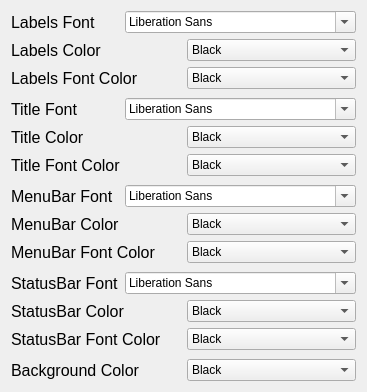
  <widget class="QWidget" name="verticalLayoutWidget_8">
   <property name="geometry">
    <rect>
     <x>40</x>
     <y>100</y>
     <width>302</width>
     <height>392</height>
    </rect>
   </property>
   <layout class="QVBoxLayout" name="right_vert_layout">
    <item>
     <layout class="QVBoxLayout" name="labels_vert_layout">
      <item>
       <layout class="QHBoxLayout" name="labels_font_hor_layout">
        <item>
         <widget class="QLabel" name="labels_font_label">
          <property name="font">
           <font>
            <pointsize>12</pointsize>
           </font>
          </property>
          <property name="text">
           <string>Labels Font</string>
          </property>
         </widget>
        </item>
        <item>
         <widget class="QFontComboBox" name="labels_font_comboBox"/>
        </item>
       </layout>
      </item>
      <item>
       <layout class="QHBoxLayout" name="labels_color_hor_layout">
        <item>
         <widget class="QLabel" name="labels_color_label">
          <property name="font">
           <font>
            <pointsize>12</pointsize>
           </font>
          </property>
          <property name="text">
           <string>Labels Color</string>
          </property>
         </widget>
        </item>
        <item>
         <widget class="QComboBox" name="labels_color_comboBox">
          <item>
           <property name="text">
            <string>Black </string>
           </property>
          </item>
          <item>
           <property name="text">
            <string>Red</string>
           </property>
          </item>
          <item>
           <property name="text">
            <string>Orange</string>
           </property>
          </item>
          <item>
           <property name="text">
            <string>Yellow</string>
           </property>
          </item>
          <item>
           <property name="text">
            <string>Green</string>
           </property>
          </item>
          <item>
           <property name="text">
            <string>Blue</string>
           </property>
          </item>
          <item>
           <property name="text">
            <string>Purple</string>
           </property>
          </item>
          <item>
           <property name="text">
            <string>Pink</string>
           </property>
          </item>
          <item>
           <property name="text">
            <string>Brown</string>
           </property>
          </item>
          <item>
           <property name="text">
            <string>Grey</string>
           </property>
          </item>
          <item>
           <property name="text">
            <string>White</string>
           </property>
          </item>
         </widget>
        </item>
       </layout>
      </item>
      <item>
       <layout class="QHBoxLayout" name="labels_font_color_hor_layout">
        <item>
         <widget class="QLabel" name="labels_font_color_label">
          <property name="font">
           <font>
            <pointsize>12</pointsize>
           </font>
          </property>
          <property name="text">
           <string>Labels Font Color</string>
          </property>
         </widget>
        </item>
        <item>
         <widget class="QComboBox" name="labels_font_color_comboBox">
          <item>
           <property name="text">
            <string>Black </string>
           </property>
          </item>
          <item>
           <property name="text">
            <string>Red</string>
           </property>
          </item>
          <item>
           <property name="text">
            <string>Orange</string>
           </property>
          </item>
          <item>
           <property name="text">
            <string>Yellow</string>
           </property>
          </item>
          <item>
           <property name="text">
            <string>Green</string>
           </property>
          </item>
          <item>
           <property name="text">
            <string>Blue</string>
           </property>
          </item>
          <item>
           <property name="text">
            <string>Purple</string>
           </property>
          </item>
          <item>
           <property name="text">
            <string>Pink</string>
           </property>
          </item>
          <item>
           <property name="text">
            <string>Brown</string>
           </property>
          </item>
          <item>
           <property name="text">
            <string>Grey</string>
           </property>
          </item>
          <item>
           <property name="text">
            <string>White</string>
           </property>
          </item>
         </widget>
        </item>
       </layout>
      </item>
     </layout>
    </item>
    <item>
     <spacer name="verticalSpacer_5">
      <property name="orientation">
       <enum>Qt::Vertical</enum>
      </property>
      <property name="sizeHint" stdset="0">
       <size>
        <width>20</width>
        <height>40</height>
       </size>
      </property>
     </spacer>
    </item>
    <item>
     <layout class="QVBoxLayout" name="title_vert_layout">
      <item>
       <layout class="QHBoxLayout" name="title_font_hor_layout">
        <item>
         <widget class="QLabel" name="title_font_label">
          <property name="font">
           <font>
            <pointsize>12</pointsize>
           </font>
          </property>
          <property name="text">
           <string>Title Font</string>
          </property>
         </widget>
        </item>
        <item>
         <widget class="QFontComboBox" name="title_font_comboBox"/>
        </item>
       </layout>
      </item>
      <item>
       <layout class="QHBoxLayout" name="title_color_hor_layout">
        <item>
         <widget class="QLabel" name="title_color_label">
          <property name="font">
           <font>
            <pointsize>12</pointsize>
           </font>
          </property>
          <property name="text">
           <string>Title Color</string>
          </property>
         </widget>
        </item>
        <item>
         <widget class="QComboBox" name="title_color_comboBox">
          <item>
           <property name="text">
            <string>Black </string>
           </property>
          </item>
          <item>
           <property name="text">
            <string>Red</string>
           </property>
          </item>
          <item>
           <property name="text">
            <string>Orange</string>
           </property>
          </item>
          <item>
           <property name="text">
            <string>Yellow</string>
           </property>
          </item>
          <item>
           <property name="text">
            <string>Green</string>
           </property>
          </item>
          <item>
           <property name="text">
            <string>Blue</string>
           </property>
          </item>
          <item>
           <property name="text">
            <string>Purple</string>
           </property>
          </item>
          <item>
           <property name="text">
            <string>Pink</string>
           </property>
          </item>
          <item>
           <property name="text">
            <string>Brown</string>
           </property>
          </item>
          <item>
           <property name="text">
            <string>Grey</string>
           </property>
          </item>
          <item>
           <property name="text">
            <string>White</string>
           </property>
          </item>
         </widget>
        </item>
       </layout>
      </item>
      <item>
       <layout class="QHBoxLayout" name="title_font_color_hor_layout">
        <item>
         <widget class="QLabel" name="title_font_color_label">
          <property name="font">
           <font>
            <pointsize>12</pointsize>
           </font>
          </property>
          <property name="text">
           <string>Title Font Color</string>
          </property>
         </widget>
        </item>
        <item>
         <widget class="QComboBox" name="title_font_color_comboBox">
          <item>
           <property name="text">
            <string>Black </string>
           </property>
          </item>
          <item>
           <property name="text">
            <string>Red</string>
           </property>
          </item>
          <item>
           <property name="text">
            <string>Orange</string>
           </property>
          </item>
          <item>
           <property name="text">
            <string>Yellow</string>
           </property>
          </item>
          <item>
           <property name="text">
            <string>Green</string>
           </property>
          </item>
          <item>
           <property name="text">
            <string>Blue</string>
           </property>
          </item>
          <item>
           <property name="text">
            <string>Purple</string>
           </property>
          </item>
          <item>
           <property name="text">
            <string>Pink</string>
           </property>
          </item>
          <item>
           <property name="text">
            <string>Brown</string>
           </property>
          </item>
          <item>
           <property name="text">
            <string>Grey</string>
           </property>
          </item>
          <item>
           <property name="text">
            <string>White</string>
           </property>
          </item>
         </widget>
        </item>
       </layout>
      </item>
     </layout>
    </item>
    <item>
     <spacer name="verticalSpacer_6">
      <property name="orientation">
       <enum>Qt::Vertical</enum>
      </property>
      <property name="sizeHint" stdset="0">
       <size>
        <width>20</width>
        <height>40</height>
       </size>
      </property>
     </spacer>
    </item>
    <item>
     <layout class="QVBoxLayout" name="menubar_vert_layout">
      <item>
       <layout class="QHBoxLayout" name="menubar_font_hor_layout">
        <item>
         <widget class="QLabel" name="menubar_font_label">
          <property name="font">
           <font>
            <pointsize>12</pointsize>
           </font>
          </property>
          <property name="text">
           <string>MenuBar Font</string>
          </property>
         </widget>
        </item>
        <item>
         <widget class="QFontComboBox" name="menubar_font_comboBox"/>
        </item>
       </layout>
      </item>
      <item>
       <layout class="QHBoxLayout" name="menubar_color_hor_layout">
        <item>
         <widget class="QLabel" name="menubar_color_label">
          <property name="font">
           <font>
            <pointsize>12</pointsize>
           </font>
          </property>
          <property name="text">
           <string>MenuBar Color</string>
          </property>
         </widget>
        </item>
        <item>
         <widget class="QComboBox" name="menubar_color_comboBox">
          <item>
           <property name="text">
            <string>Black </string>
           </property>
          </item>
          <item>
           <property name="text">
            <string>Red</string>
           </property>
          </item>
          <item>
           <property name="text">
            <string>Orange</string>
           </property>
          </item>
          <item>
           <property name="text">
            <string>Yellow</string>
           </property>
          </item>
          <item>
           <property name="text">
            <string>Green</string>
           </property>
          </item>
          <item>
           <property name="text">
            <string>Blue</string>
           </property>
          </item>
          <item>
           <property name="text">
            <string>Purple</string>
           </property>
          </item>
          <item>
           <property name="text">
            <string>Pink</string>
           </property>
          </item>
          <item>
           <property name="text">
            <string>Brown</string>
           </property>
          </item>
          <item>
           <property name="text">
            <string>Grey</string>
           </property>
          </item>
          <item>
           <property name="text">
            <string>White</string>
           </property>
          </item>
         </widget>
        </item>
       </layout>
      </item>
      <item>
       <layout class="QHBoxLayout" name="menubar_font_color_hor_layout">
        <item>
         <widget class="QLabel" name="menubar_font_color_label">
          <property name="font">
           <font>
            <pointsize>12</pointsize>
           </font>
          </property>
          <property name="text">
           <string>MenuBar Font Color</string>
          </property>
         </widget>
        </item>
        <item>
         <widget class="QComboBox" name="menubar_font_color_comboBox">
          <item>
           <property name="text">
            <string>Black </string>
           </property>
          </item>
          <item>
           <property name="text">
            <string>Red</string>
           </property>
          </item>
          <item>
           <property name="text">
            <string>Orange</string>
           </property>
          </item>
          <item>
           <property name="text">
            <string>Yellow</string>
           </property>
          </item>
          <item>
           <property name="text">
            <string>Green</string>
           </property>
          </item>
          <item>
           <property name="text">
            <string>Blue</string>
           </property>
          </item>
          <item>
           <property name="text">
            <string>Purple</string>
           </property>
          </item>
          <item>
           <property name="text">
            <string>Pink</string>
           </property>
          </item>
          <item>
           <property name="text">
            <string>Brown</string>
           </property>
          </item>
          <item>
           <property name="text">
            <string>Grey</string>
           </property>
          </item>
          <item>
           <property name="text">
            <string>White</string>
           </property>
          </item>
         </widget>
        </item>
       </layout>
      </item>
     </layout>
    </item>
    <item>
     <spacer name="verticalSpacer_7">
      <property name="orientation">
       <enum>Qt::Vertical</enum>
      </property>
      <property name="sizeHint" stdset="0">
       <size>
        <width>20</width>
        <height>40</height>
       </size>
      </property>
     </spacer>
    </item>
    <item>
     <layout class="QVBoxLayout" name="statusbar_vert_layout">
      <item>
       <layout class="QHBoxLayout" name="statusbar_font_hor_layout">
        <item>
         <widget class="QLabel" name="statusbar_font_label">
          <property name="font">
           <font>
            <pointsize>12</pointsize>
           </font>
          </property>
          <property name="text">
           <string>StatusBar Font</string>
          </property>
         </widget>
        </item>
        <item>
         <widget class="QFontComboBox" name="statusbar_font_comboBox"/>
        </item>
       </layout>
      </item>
      <item>
       <layout class="QHBoxLayout" name="statusbar_color_hor_layout">
        <item>
         <widget class="QLabel" name="statusbar_color_label">
          <property name="font">
           <font>
            <pointsize>12</pointsize>
           </font>
          </property>
          <property name="text">
           <string>StatusBar Color</string>
          </property>
         </widget>
        </item>
        <item>
         <widget class="QComboBox" name="statusbar_color_comboBox">
          <item>
           <property name="text">
            <string>Black </string>
           </property>
          </item>
          <item>
           <property name="text">
            <string>Red</string>
           </property>
          </item>
          <item>
           <property name="text">
            <string>Orange</string>
           </property>
          </item>
          <item>
           <property name="text">
            <string>Yellow</string>
           </property>
          </item>
          <item>
           <property name="text">
            <string>Green</string>
           </property>
          </item>
          <item>
           <property name="text">
            <string>Blue</string>
           </property>
          </item>
          <item>
           <property name="text">
            <string>Purple</string>
           </property>
          </item>
          <item>
           <property name="text">
            <string>Pink</string>
           </property>
          </item>
          <item>
           <property name="text">
            <string>Brown</string>
           </property>
          </item>
          <item>
           <property name="text">
            <string>Grey</string>
           </property>
          </item>
          <item>
           <property name="text">
            <string>White</string>
           </property>
          </item>
         </widget>
        </item>
       </layout>
      </item>
      <item>
       <layout class="QHBoxLayout" name="statusbar_font_color_hor_layout">
        <item>
         <widget class="QLabel" name="statusbar_font_color_label">
          <property name="font">
           <font>
            <pointsize>12</pointsize>
           </font>
          </property>
          <property name="text">
           <string>StatusBar Font Color</string>
          </property>
         </widget>
        </item>
        <item>
         <widget class="QComboBox" name="statusbar_font_color_comboBox">
          <item>
           <property name="text">
            <string>Black </string>
           </property>
          </item>
          <item>
           <property name="text">
            <string>Red</string>
           </property>
          </item>
          <item>
           <property name="text">
            <string>Orange</string>
           </property>
          </item>
          <item>
           <property name="text">
            <string>Yellow</string>
           </property>
          </item>
          <item>
           <property name="text">
            <string>Green</string>
           </property>
          </item>
          <item>
           <property name="text">
            <string>Blue</string>
           </property>
          </item>
          <item>
           <property name="text">
            <string>Purple</string>
           </property>
          </item>
          <item>
           <property name="text">
            <string>Pink</string>
           </property>
          </item>
          <item>
           <property name="text">
            <string>Brown</string>
           </property>
          </item>
          <item>
           <property name="text">
            <string>Grey</string>
           </property>
          </item>
          <item>
           <property name="text">
            <string>White</string>
           </property>
          </item>
         </widget>
        </item>
       </layout>
      </item>
      <item>
       <spacer name="verticalSpacer_4">
        <property name="orientation">
         <enum>Qt::Vertical</enum>
        </property>
        <property name="sizeHint" stdset="0">
         <size>
          <width>20</width>
          <height>40</height>
         </size>
        </property>
       </spacer>
      </item>
      <item>
       <layout class="QHBoxLayout" name="background_color_hor_layout">
        <item>
         <widget class="QLabel" name="background_color_label">
          <property name="font">
           <font>
            <pointsize>12</pointsize>
           </font>
          </property>
          <property name="text">
           <string>Background Color</string>
          </property>
         </widget>
        </item>
        <item>
         <widget class="QComboBox" name="background_color_comboBox">
          <item>
           <property name="text">
            <string>Black </string>
           </property>
          </item>
          <item>
           <property name="text">
            <string>Red</string>
           </property>
          </item>
          <item>
           <property name="text">
            <string>Orange</string>
           </property>
          </item>
          <item>
           <property name="text">
            <string>Yellow</string>
           </property>
          </item>
          <item>
           <property name="text">
            <string>Green</string>
           </property>
          </item>
          <item>
           <property name="text">
            <string>Blue</string>
           </property>
          </item>
          <item>
           <property name="text">
            <string>Purple</string>
           </property>
          </item>
          <item>
           <property name="text">
            <string>Pink</string>
           </property>
          </item>
          <item>
           <property name="text">
            <string>Brown</string>
           </property>
          </item>
          <item>
           <property name="text">
            <string>Grey</string>
           </property>
          </item>
          <item>
           <property name="text">
            <string>White</string>
           </property>
          </item>
         </widget>
        </item>
       </layout>
      </item>
     </layout>
    </item>
   </layout>
  </widget>
